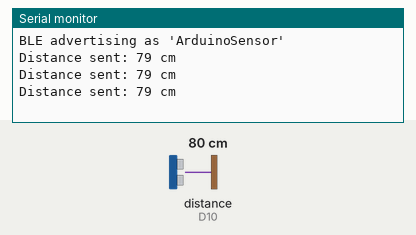
A sketch run on a simulated Arduino Nano 33 IoT. Shown: the last lines printed to the serial monitor. Wiring (inferred from the names in the program): ultrasonic range finder: trigger D9; echo D10. Inputs (shaded band) come from the test bench; at power-on: distance to the obstacle (sensor on D10) 80 cm. The echo pulse lasts 58.3 µs per cm; nothing arrives over Bluetooth unless stated.

Above: at 1.3 s.
1.4 s: distance to the obstacle (sensor on D10) set to 2 cm
At 1.9 s:
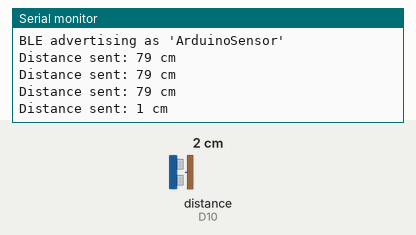
2.9 s: distance to the obstacle (sensor on D10) set to 4 cm
At 3.4 s:
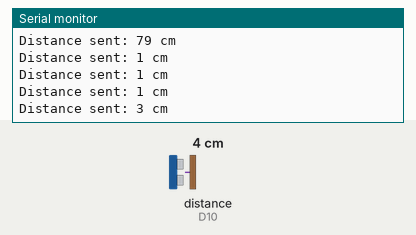
Timing chart, 0 to 5.9 s (numbered marks = the images above; inputs shaded):
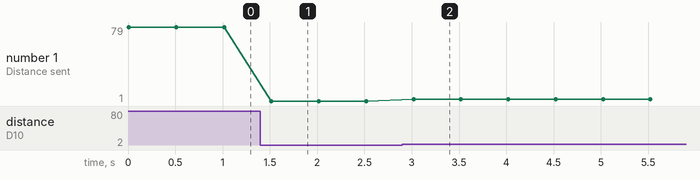

Measured:
- after the input at 1.4 s, the serial monitor: prints a new line after 0.12 s (image 1)
- after the input at 2.9 s, the serial monitor: prints a new line after 0.12 s (image 2)
- plotted number 1: 79 → 1 after the input at 1.4 s, 1 → 3 after the input at 2.9 s

The sketch:

81hd.ino
```cpp
#include <ArduinoBLE.h>

const int trigPin = 9;
const int echoPin = 10;

BLEService parkingService("ABCD");
BLEUnsignedCharCharacteristic distanceChar("2A56", BLERead | BLENotify);

void setup() {
  Serial.begin(9600);
  while (!Serial);

  pinMode(trigPin, OUTPUT);
  pinMode(echoPin, INPUT);

  if (!BLE.begin()) {
    Serial.println("Failed to start BLE!");
    while (1);
  }

  BLE.setLocalName("ArduinoSensor");
  BLE.setDeviceName("ArduinoSensor");

  parkingService.addCharacteristic(distanceChar);
  BLE.addService(parkingService);
  distanceChar.writeValue(0);
  BLE.advertise();

  Serial.println("BLE advertising as 'ArduinoSensor'");
}

void loop() {
  BLE.poll();  //

  // Measure distance
  digitalWrite(trigPin, LOW);
  delayMicroseconds(2);
  digitalWrite(trigPin, HIGH);
  delayMicroseconds(10);
  digitalWrite(trigPin, LOW);

  long duration = pulseIn(echoPin, HIGH);
  int distance = duration * 0.034 / 2;
  distance = constrain(distance, 0, 255);

  distanceChar.writeValue((uint8_t)distance);
  Serial.print("Distance sent: ");
  Serial.print(distance);
  Serial.println(" cm");

  delay(500);
}
```
